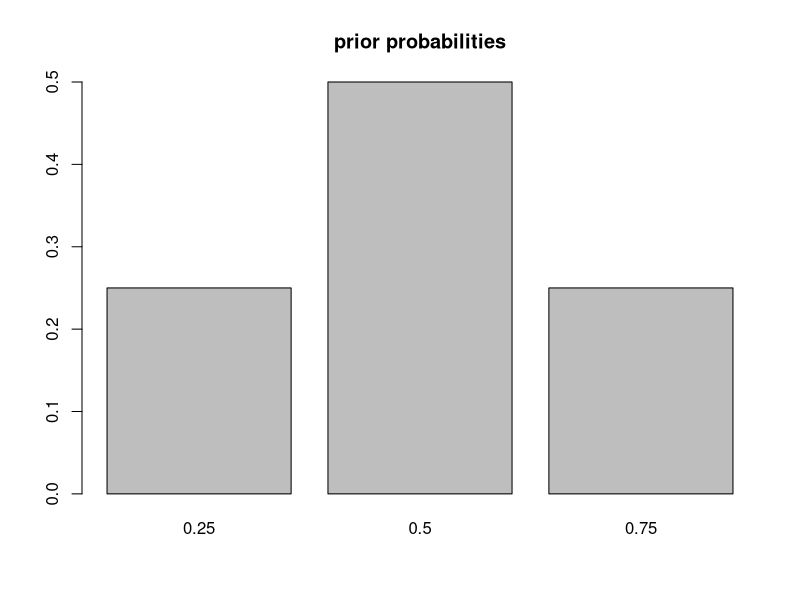
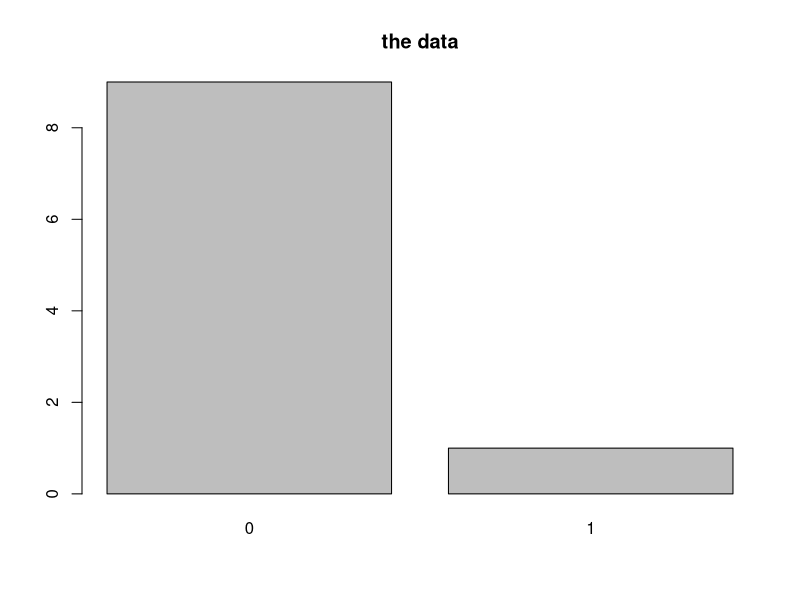
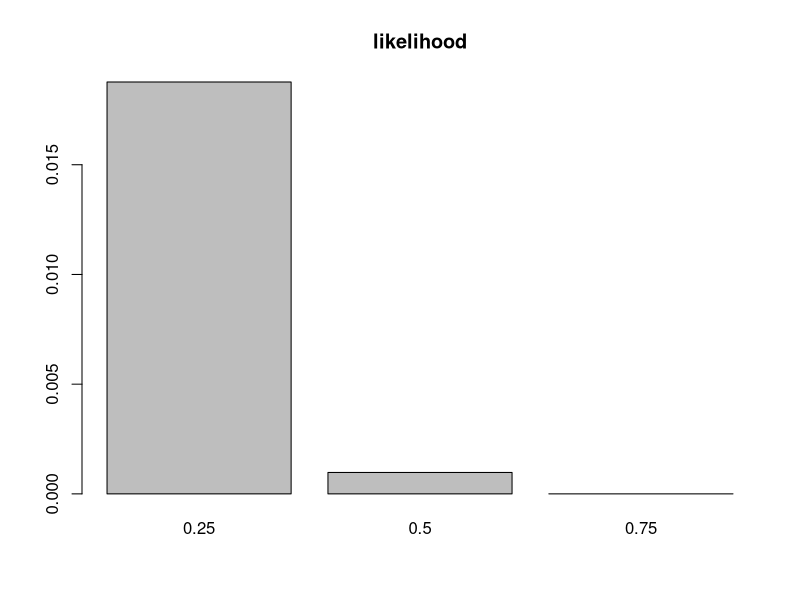
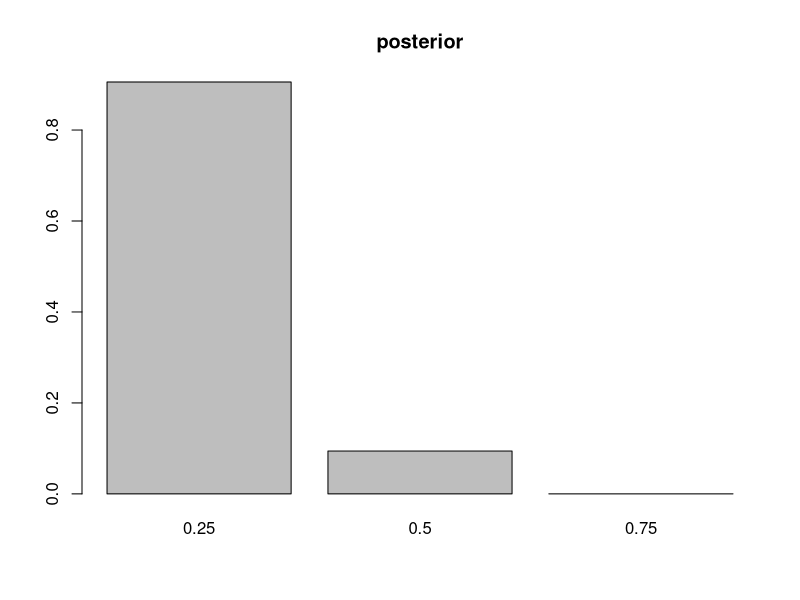

Write the R code that produced these figures, in order.
## ---- chunk 1

knitr::opts_chunk$set(echo = TRUE,
                      fig.fullwidth = TRUE)

## ---- chunk 2

data1 <- c(1, 0, 0, 0, 0, 0, 0, 0, 0, 0) # the data

## ---- chunk 3

theta1 <- c(0.25, 0.50, 0.75) # candidate parameter values

ptheta1 <- c(.25, .50, .25) # prior probabilities

ptheta1 <- ptheta1/sum(ptheta1) # normalize

barplot(names.arg = theta1, 
        height = ptheta1,
        main = "prior probabilities") # graph

## ---- chunk 4

n_heads <- sum(data1 == 1) # number of heads

n_tails <- sum(data1 == 0) # number of tails

barplot(table(data1),
        main = "the data") # graph


## ---- chunk 5

likelihood1 <- theta1^n_heads * (1 - theta1)^n_tails # likelihood

barplot(names.arg = theta1, 
        height = likelihood1,
        main = "likelihood") # graph

## ---- chunk 6

pdata1 <- sum(likelihood1 * ptheta1) # normalize

posterior1 <- likelihood1 * ptheta1 / pdata1 # Bayes Rule

barplot(names.arg = theta1, 
        height = posterior1,
        main = "posterior") # graph


